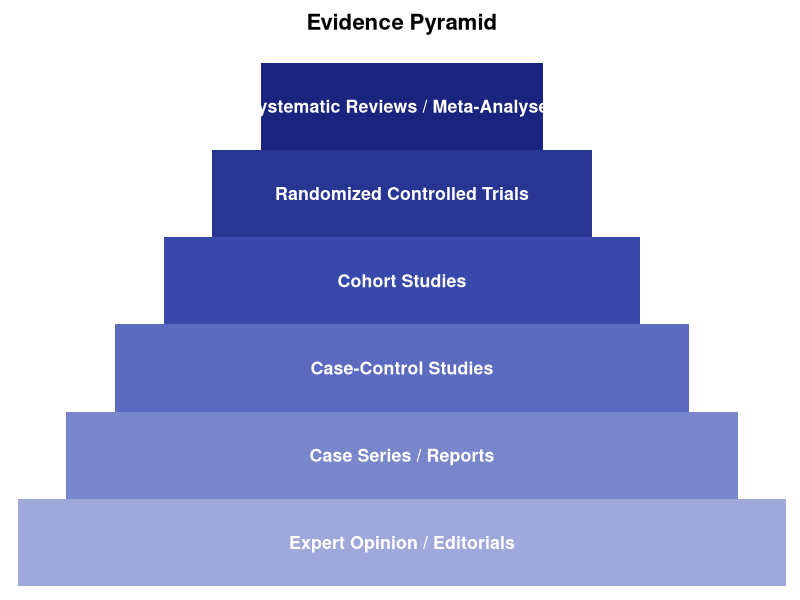
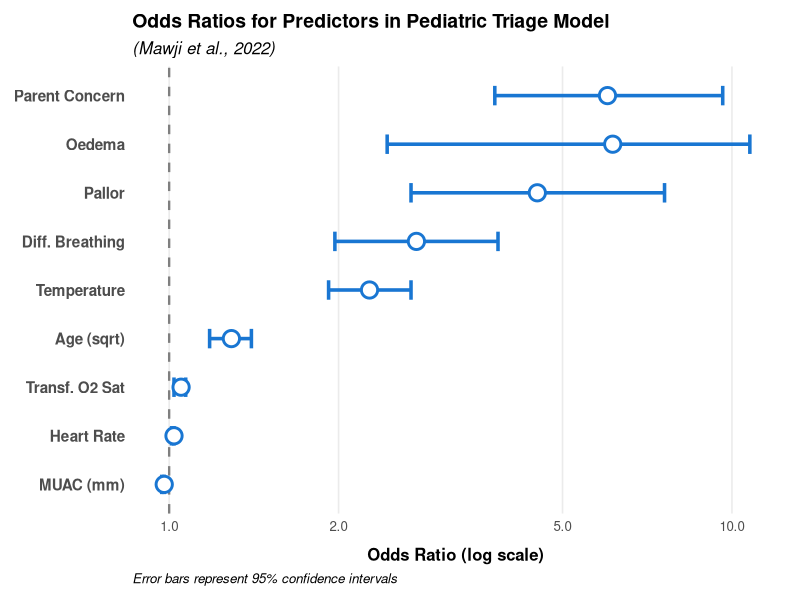
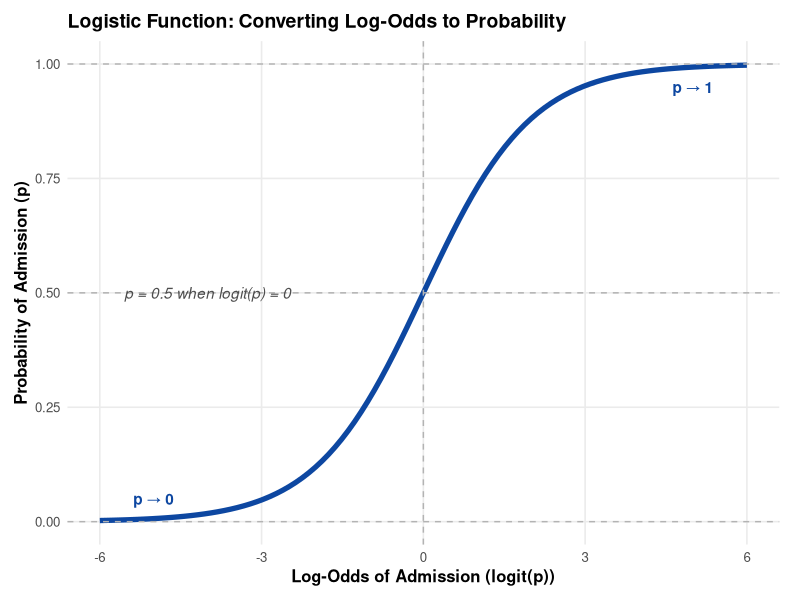
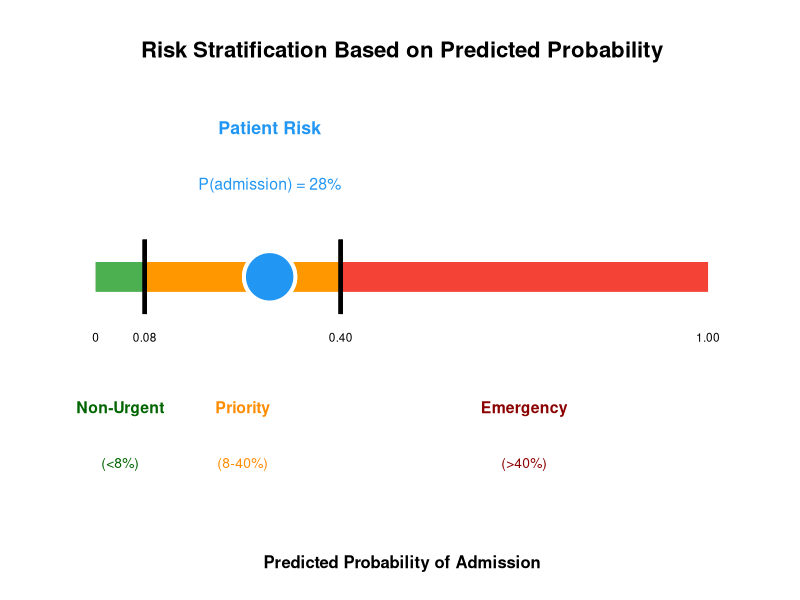
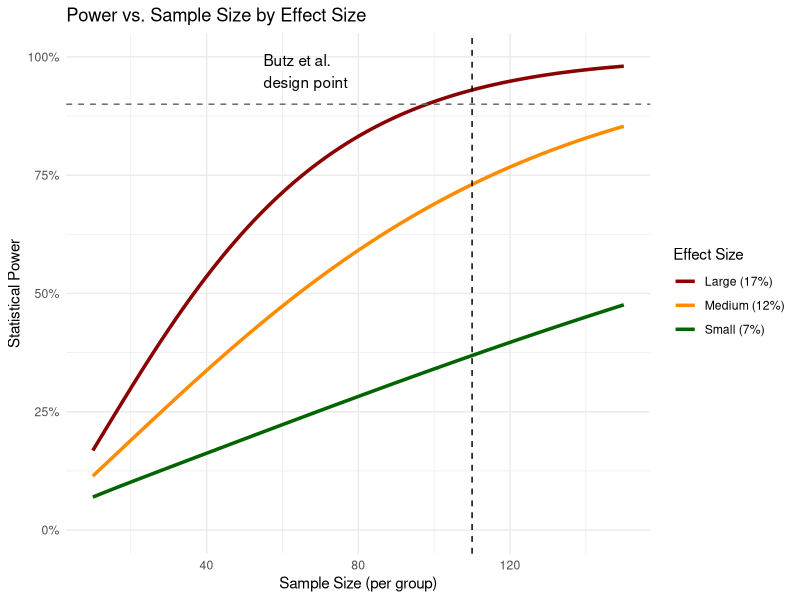
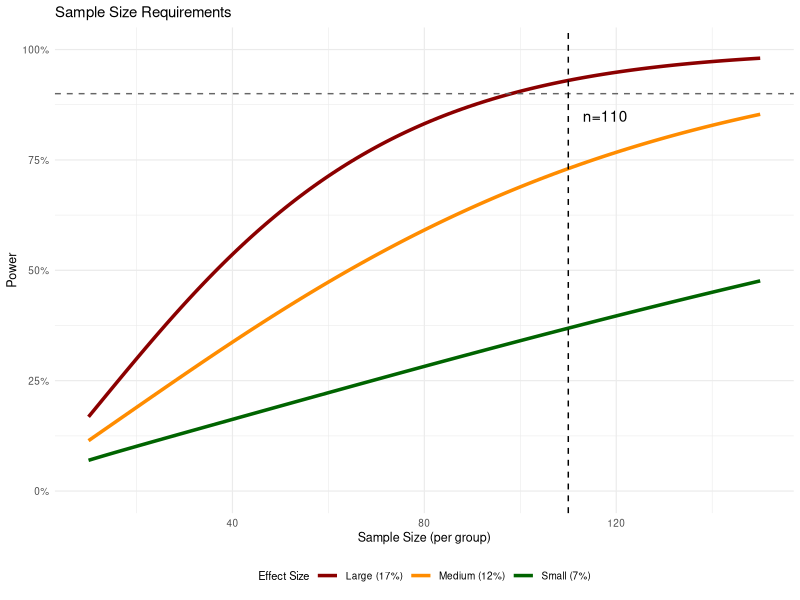
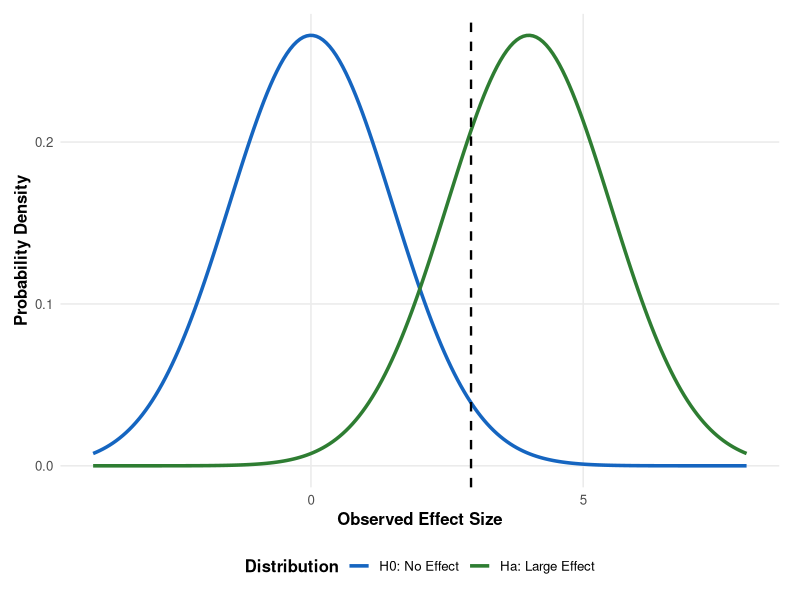
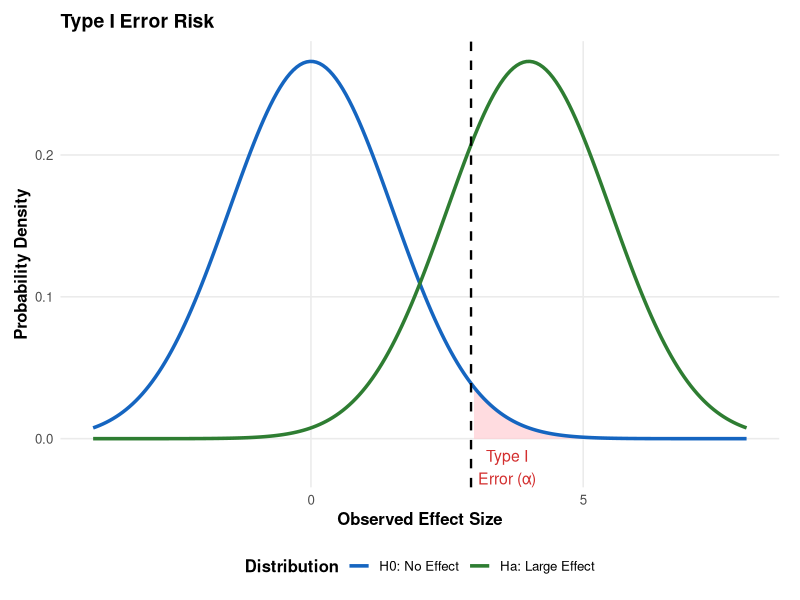

Here is the R script that generated these plots, in order:
## ---- chunk 1
library(ggplot2)

levels_pyr <- c("Systematic Reviews / Meta-Analyses", 
                "Randomized Controlled Trials", 
                "Cohort Studies", 
                "Case-Control Studies", 
                "Case Series / Reports",
                "Expert Opinion / Editorials")

df_pyr <- data.frame(
  Level = factor(levels_pyr, levels = rev(levels_pyr)),
  Value = 6:1,
  ymin = c(5, 4, 3, 2, 1, 0),
  ymax = c(5.8, 6.8, 7.8, 8.8, 9.8, 10.8) 
)

# Enhanced color palette for better contrast
blue_palette_pyr <- rev(c("#1a237e", "#283593", "#3949ab", "#5c6bc0", "#7986cb", "#9fa8da"))

ggplot(df_pyr, aes(xmin = 0, xmax = Value, ymin = ymin-2.5, ymax = ymax+2.5, fill = Level)) +
  geom_rect() +
  coord_flip() +
  scale_fill_manual(values = blue_palette_pyr) +
  scale_y_continuous(breaks = NULL, expand = c(0, 0)) +
  scale_x_continuous(expand = c(0, 0), limits = c(0, 6), labels = NULL) +
  theme_minimal() +
  theme(
    axis.title = element_blank(),
    axis.text = element_blank(),
    axis.ticks = element_blank(),
    legend.position = "none",
    panel.grid = element_blank(),
    plot.margin = margin(10, 10, 10, 10),
    plot.background = element_rect(fill = "white", color = NA)
  ) +
  geom_text(
    aes(x = Value - 0.5, y = (ymin + ymax) / 2, label = Level),
    hjust = 0.5, vjust = 0.5, size = 4.5, color = "white", fontface = "bold"
  ) +
  labs(title = "Evidence Pyramid") +
  theme(plot.title = element_text(hjust = 0.5, size = 16, face = "bold", margin = margin(b = 20)))
## ---- chunk 2
library(ggplot2)
library(dplyr)

predictor_data <- data.frame(
  Predictor = factor(c("Parent Concern", "Oedema", "Pallor", "Diff. Breathing", "Temperature", "Age (sqrt)", "Transf. O2 Sat", "Heart Rate", "MUAC (mm)"), 
                     levels = c("MUAC (mm)", "Heart Rate", "Transf. O2 Sat", "Age (sqrt)", "Temperature", "Diff. Breathing", "Pallor", "Oedema", "Parent Concern")),
  OR = c(6.01, 6.14, 4.51, 2.75, 2.27, 1.29, 1.05, 1.02, 0.98),
  LowerCI = c(3.79, 2.44, 2.69, 1.97, 1.92, 1.18, 1.02, 1.01, 0.97),
  UpperCI = c(9.63, 10.76, 7.59, 3.84, 2.69, 1.40, 1.07, 1.02, 0.98)
)

# Enhanced plot with better colors and readability
ggplot(predictor_data, aes(x = OR, y = Predictor)) +
  geom_vline(xintercept = 1, linetype = "dashed", color = "grey50", linewidth = 0.8) +
  geom_errorbarh(aes(xmin = LowerCI, xmax = UpperCI), height = 0.4, color = "#1976d2", linewidth = 1.2) +
  geom_point(size = 4.5, color = "#1976d2", fill = "white", shape = 21, stroke = 1.5) +
  scale_x_log10(breaks = c(0.1, 0.5, 1, 2, 5, 10), labels = scales::label_number(accuracy = 0.1)) +
  labs(
    title = "Odds Ratios for Predictors in Pediatric Triage Model",
    subtitle = "(Mawji et al., 2022)",
    x = "Odds Ratio (log scale)", 
    y = NULL,
    caption = "Error bars represent 95% confidence intervals"
  ) +
  theme_minimal(base_size = 12) +
  theme(
    panel.grid.minor = element_blank(),
    panel.grid.major.y = element_blank(),
    axis.text.y = element_text(size = 11, face = "bold"),
    plot.title = element_text(face = "bold", size = 14),
    plot.subtitle = element_text(face = "italic", size = 12),
    plot.caption = element_text(hjust = 0, face = "italic"),
    axis.title.x = element_text(margin = margin(t = 10), face = "bold"),
    plot.margin = margin(10, 15, 10, 10)
  )
## ---- chunk 3
library(ggplot2)
logit_vals <- seq(-6, 6, length.out = 100)
prob_vals <- 1 / (1 + exp(-logit_vals))
sigmoid_df <- data.frame(LogitP = logit_vals, Probability = prob_vals)

ggplot(sigmoid_df, aes(x = LogitP, y = Probability)) +
  geom_line(color = "#0d47a1", size = 1.8) +
  geom_hline(yintercept = c(0, 0.5, 1), linetype = "dashed", color = "grey70") +
  geom_vline(xintercept = 0, linetype = "dashed", color = "grey70") +
  labs(
    title = "Logistic Function: Converting Log-Odds to Probability",
    x = "Log-Odds of Admission (logit(p))",
    y = "Probability of Admission (p)"
  ) +
  theme_minimal(base_size = 12) +
  theme(
    panel.grid.minor = element_blank(),
    axis.title = element_text(face = "bold"),
    plot.title = element_text(face = "bold", size = 14),
    plot.subtitle = element_text(face = "italic"),
    panel.background = element_rect(fill = "white", color = NA),
    plot.background = element_rect(fill = "white", color = NA),
    plot.margin = margin(10, 15, 10, 10)
  ) +
  annotate("text", x = 5, y = 0.95, label = "p → 1", color = "#0d47a1", fontface = "bold") +
  annotate("text", x = -5, y = 0.05, label = "p → 0", color = "#0d47a1", fontface = "bold") +
  annotate("text", x = -4, y = 0.5, label = "p = 0.5 when logit(p) = 0", 
           color = "grey30", fontface = "italic")
## ---- chunk 4
# Calculate example patient's probability
intercept <- -32.888
coef_sqrt_age <- 0.252
coef_hr <- 0.016
coef_temp <- 0.819
coef_muac_mm <- -0.022
coef_transformed_o2 <- 0.048
coef_parent_concern <- 1.793
coef_diff_breathing <- 1.012
coef_oedema <- 1.814
coef_pallor <- 1.506

age_months <- 12
hr <- 140
temp_c <- 38.5
muac_mm_val <- 130
spo2_val <- 92
transformed_o2_value <- 70.103 * log10(101.687 - spo2_val) - 55.833
parent_concern_val <- 1
diff_breathing_val <- 1
oedema_val <- 0
pallor_val <- 1

logit_p_mawji <- intercept +
  (coef_sqrt_age * sqrt(age_months)) +
  (coef_hr * hr) +
  (coef_temp * temp_c) +
  (coef_muac_mm * muac_mm_val) +
  (coef_transformed_o2 * transformed_o2_value) +
  (coef_parent_concern * parent_concern_val) +
  (coef_diff_breathing * diff_breathing_val) +
  (coef_oedema * oedema_val) +
  (coef_pallor * pallor_val)

prob_admission_mawji <- exp(logit_p_mawji) / (1 + exp(logit_p_mawji))
## ---- chunk 5
library(ggplot2)
risk_df <- data.frame(x = c(0, 1))
patient_prob <- 0.284  # Using the calculated probability from previous chunk

ggplot(risk_df, aes(x = x, y = 0)) +
  # Base line with rounded ends
  geom_segment(aes(x = 0, xend = 1, y = 0, yend = 0), 
               linewidth = 10, color = "#e0e0e0", 
               lineend = "butt") +
  
  # Color segments - adjusting the Non-Urgent segment to extend all the way left
  geom_segment(aes(x = 0.40, xend = 1, y = 0, yend = 0), 
               linewidth = 10, color = "#f44336", 
               lineend = "butt", linejoin = "round") + # Flat on left, round on right
  geom_segment(aes(x = 0.08, xend = 0.40, y = 0, yend = 0), 
               linewidth = 10, color = "#ff9800", lineend = "butt") +
  geom_segment(aes(x = 0, xend = 0.08, y = 0, yend = 0), 
               linewidth = 10, color = "#4caf50", 
               lineend = "butt", linejoin = "round") + # Round on left edge
  
  # Add black lines at thresholds
  geom_segment(aes(x = 0.08, xend = 0.08, y = -0.02, yend = 0.02), 
               linewidth = 1.5, color = "black") +
  geom_segment(aes(x = 0.40, xend = 0.40, y = -0.02, yend = 0.02), 
               linewidth = 1.5, color = "black") +
  
  # Patient marker - blue circle with white border
  geom_point(aes(x = patient_prob, y = 0), color = "white", size = 16, shape = 21, 
             fill = "#2196f3", stroke = 2) +
  
  # Patient probability label
  annotate("text", x = patient_prob, y = 0.08, 
           label = "Patient Risk", 
           color = "#2196f3", fontface = "bold", size = 4.5) +
  annotate("text", x = patient_prob, y = 0.05, 
           label = paste0("P(admission) = 28%"), 
           color = "#2196f3", size = 4) +
  
  # Category labels - larger and more distinct
  annotate("text", x = 0.04, y = -0.07, label = "Non-Urgent", color = "darkgreen", 
           fontface = "bold", size = 4) +
  annotate("text", x = 0.04, y = -0.10, label = "(<8%)", color = "darkgreen", size = 3.5) +
  
  annotate("text", x = 0.24, y = -0.07, label = "Priority", color = "darkorange", 
           fontface = "bold", size = 4) +
  annotate("text", x = 0.24, y = -0.10, label = "(8-40%)", color = "darkorange", size = 3.5) +
  
  annotate("text", x = 0.70, y = -0.07, label = "Emergency", color = "darkred", 
           fontface = "bold", size = 4) +
  annotate("text", x = 0.70, y = -0.10, label = "(>40%)", color = "darkred", size = 3.5) +
  
  # Values at key points
  annotate("text", x = 0, y = -0.03, label = "0", size = 3, vjust = 1) +
  annotate("text", x = 0.08, y = -0.03, label = "0.08", size = 3, vjust = 1) +
  annotate("text", x = 0.40, y = -0.03, label = "0.40", size = 3, vjust = 1) +
  annotate("text", x = 1, y = -0.03, label = "1.00", size = 3, vjust = 1) +
  
  # Scales and theme
  scale_x_continuous(limits = c(-0.05, 1.05), breaks = NULL) +
  scale_y_continuous(limits = c(-0.12, 0.10)) +
  theme_minimal() +
  theme(
    axis.title.y = element_blank(), 
    axis.text.y = element_blank(), 
    axis.ticks = element_blank(), 
    panel.grid = element_blank(),
    axis.title.x = element_text(face = "bold", size = 12, margin = margin(t = 25)),
    plot.title = element_text(face = "bold", size = 16, hjust = 0.5),
    plot.subtitle = element_text(hjust = 0.5, size = 12),
    plot.margin = margin(30, 20, 20, 20)
  ) +
  labs(
    title = "Risk Stratification Based on Predicted Probability",
    x = "Predicted Probability of Admission"
  )
## ---- chunk 6
library(ggplot2)

# Create data frame for power curves
sample_sizes <- seq(10, 150, by=1)
effect_small <- power.prop.test(p1=0.92, p2=0.85, power=NULL, 
                                n=sample_sizes, sig.level=0.05)$power
effect_medium <- power.prop.test(p1=0.92, p2=0.80, power=NULL, 
                                 n=sample_sizes, sig.level=0.05)$power
effect_large <- power.prop.test(p1=0.92, p2=0.75, power=NULL, 
                                n=sample_sizes, sig.level=0.05)$power

df <- data.frame(
  sample_size = rep(sample_sizes, 3),
  power = c(effect_small, effect_medium, effect_large),
  effect = rep(c("Small (7%)", "Medium (12%)", "Large (17%)"), 
               each=length(sample_sizes))
)

# Plot power curves
ggplot(df, aes(x=sample_size, y=power, color=effect)) +
  geom_line(size=1.2) +
  geom_hline(yintercept=0.9, linetype="dashed", color="gray40") +
  geom_vline(xintercept=110, linetype="dashed", color="black") +
  scale_y_continuous(limits=c(0,1), labels=scales::percent) +
  scale_color_manual(values=c("darkred", "darkorange", "darkgreen")) +
  labs(title="Power vs. Sample Size by Effect Size",
       x="Sample Size (per group)",
       y="Statistical Power",
       color="Effect Size") +
  annotate("text", x=55, y=0.97, label="Butz et al.\ndesign point", hjust=0) +
  theme_minimal()
## ---- chunk 7
library(ggplot2)

# Create data frame for power curves
sample_sizes <- seq(10, 150, by=1)
effect_small <- power.prop.test(p1=0.92, p2=0.85, power=NULL, 
                                n=sample_sizes, sig.level=0.05)$power
effect_medium <- power.prop.test(p1=0.92, p2=0.80, power=NULL, 
                                 n=sample_sizes, sig.level=0.05)$power
effect_large <- power.prop.test(p1=0.92, p2=0.75, power=NULL, 
                                n=sample_sizes, sig.level=0.05)$power

df <- data.frame(
  sample_size = rep(sample_sizes, 3),
  power = c(effect_small, effect_medium, effect_large),
  effect = rep(c("Small (7%)", "Medium (12%)", "Large (17%)"), 
               each=length(sample_sizes))
)

# Plot power curves
ggplot(df, aes(x=sample_size, y=power, color=effect)) +
  geom_line(size=1.2) +
  geom_hline(yintercept=0.9, linetype="dashed", color="gray40") +
  geom_vline(xintercept=110, linetype="dashed", color="black") +
  scale_y_continuous(limits=c(0,1), labels=scales::percent) +
  scale_color_manual(values=c("darkred", "darkorange", "darkgreen")) +
  labs(title="Sample Size Requirements",
       x="Sample Size (per group)",
       y="Power",
       color="Effect Size") +
  annotate("text", x=113, y=0.85, label="n=110", hjust=0) +
  theme_minimal(base_size=9) +
  theme(legend.position="bottom", legend.title=element_text(size=8))
## ---- chunk 8
library(ggplot2)
x_power <- seq(-4, 8, length.out = 200)
null_dist <- dnorm(x_power, mean = 0, sd = 1.5)
alt_dist_large_effect <- dnorm(x_power, mean = 4, sd = 1.5) 
crit_val <- qnorm(0.975, mean = 0, sd = 1.5) 

power_df <- data.frame(x = x_power, 
                       null = null_dist, 
                       alt_large = alt_dist_large_effect)

ggplot(power_df, aes(x = x)) +
  # Add distribution lines
  geom_line(aes(y = null, color = "H0: No Effect"), linewidth = 1.2) +
  geom_line(aes(y = alt_large, color = "Ha: Large Effect"), linewidth = 1.2) +
  # Critical value line
  geom_vline(xintercept = crit_val, linetype = "dashed", color = "black", linewidth = 0.8) +
  # Scales and theme
  scale_color_manual(values = c("H0: No Effect" = "#1565c0", "Ha: Large Effect" = "#2e7d32")) +
  labs(
    x = "Observed Effect Size", 
    y = "Probability Density",
    color = "Distribution"
  ) +
  theme_minimal(base_size = 12) +
  theme(
    legend.position = "bottom",
    legend.title = element_text(face = "bold"),
    panel.grid.minor = element_blank(),
    axis.title = element_text(face = "bold"),
    plot.margin = margin(10, 15, 10, 10)
  )
## ---- chunk 9
library(ggplot2)
x_power <- seq(-4, 8, length.out = 200)
null_dist <- dnorm(x_power, mean = 0, sd = 1.5)
alt_dist_large_effect <- dnorm(x_power, mean = 4, sd = 1.5) 
crit_val <- qnorm(0.975, mean = 0, sd = 1.5) 

power_df <- data.frame(x = x_power, 
                       null = null_dist, 
                       alt_large = alt_dist_large_effect)

ggplot(power_df, aes(x = x)) +
  # Add alpha shaded region
  geom_ribbon(data = subset(power_df, x >= crit_val), 
              aes(ymax = null, ymin = 0), fill = "#ffcdd2", alpha = 0.7) +
  # Add distribution lines
  geom_line(aes(y = null, color = "H0: No Effect"), linewidth = 1.2) +
  geom_line(aes(y = alt_large, color = "Ha: Large Effect"), linewidth = 1.2) +
  # Critical value line
  geom_vline(xintercept = crit_val, linetype = "dashed", color = "black", linewidth = 0.8) +
  # Annotations for alpha
  annotate("text", x = 3.6, y = -0.02, label = "Type I\nError (α)", color = "#d32f2f", size = 4) +
  # Scales and theme
  scale_color_manual(values = c("H0: No Effect" = "#1565c0", "Ha: Large Effect" = "#2e7d32")) +
  labs(
    title = "Type I Error Risk",
    x = "Observed Effect Size", 
    y = "Probability Density",
    color = "Distribution"
  ) +
  coord_cartesian(clip = "off") +
  theme_minimal(base_size = 12) +
  theme(
    legend.position = "bottom",
    legend.title = element_text(face = "bold"),
    panel.grid.minor = element_blank(),
    plot.title = element_text(face = "bold", size = 14),
    axis.title = element_text(face = "bold"),
    plot.margin = margin(10, 15, 10, 10)
  )
## ---- chunk 10
library(ggplot2)
x_power <- seq(-4, 8, length.out = 200)
null_dist <- dnorm(x_power, mean = 0, sd = 1.5)
alt_dist_large_effect <- dnorm(x_power, mean = 4, sd = 1.5) 
crit_val <- qnorm(0.975, mean = 0, sd = 1.5) 

power_df <- data.frame(x = x_power, 
                       null = null_dist, 
                       alt_large = alt_dist_large_effect)

ggplot(power_df, aes(x = x)) +
  # Add beta shaded region
  geom_ribbon(data = subset(power_df, x <= crit_val), 
              aes(ymax = alt_large, ymin = 0), fill = "#bbdefb", alpha = 0.7) +
  # Add power shaded region
  geom_ribbon(data = subset(power_df, x >= crit_val), 
              aes(ymax = alt_large, ymin = 0), fill = "#c8e6c9", alpha = 0.7) +
  # Add distribution lines
  geom_line(aes(y = null, color = "H0: No Effect"), linewidth = 1.2) +
  geom_line(aes(y = alt_large, color = "Ha: Large Effect"), linewidth = 1.2) +
  # Critical value line
  geom_vline(xintercept = crit_val, linetype = "dashed", color = "black", linewidth = 0.8) +
  # Annotations
  annotate("text", x = 2.0, y = 0.03, label = "Type II\nError (β)", color = "#1565c0", size = 5) +
  annotate("text", x = 4.5, y = 0.11, label = "POWER", color = "darkgreen", size = 5, fontface = "bold") +
  # Scales and theme
  scale_color_manual(values = c("H0: No Effect" = "#1565c0", "Ha: Large Effect" = "#2e7d32")) +
  labs(
    title = "Type II Error and Statistical Power",
    x = "Observed Effect Size", 
    y = "Probability Density",
    color = "Distribution"
  ) +
  theme_minimal(base_size = 12) +
  theme(
    legend.position = "bottom",
    legend.title = element_text(face = "bold"),
    panel.grid.minor = element_blank(),
    plot.title = element_text(face = "bold", size = 14),
    axis.title = element_text(face = "bold"),
    plot.margin = margin(10, 15, 10, 10)
  )
## ---- chunk 11
library(ggplot2)
x_power <- seq(-4, 8, length.out = 200)
null_dist <- dnorm(x_power, mean = 0, sd = 1.5)
alt_dist_large_effect <- dnorm(x_power, mean = 4, sd = 1.5) 
crit_val <- qnorm(0.975, mean = 0, sd = 1.5) 

power_df <- data.frame(x = x_power, 
                       null = null_dist, 
                       alt_large = alt_dist_large_effect)

ggplot(power_df, aes(x = x)) +
  # Add shaded regions
  geom_ribbon(data = subset(power_df, x <= crit_val), 
              aes(ymax = alt_large, ymin = 0), fill = "#bbdefb", alpha = 0.5) +
  geom_ribbon(data = subset(power_df, x >= crit_val), 
              aes(ymax = alt_large, ymin = 0), fill = "#c8e6c9", alpha = 0.7) +
  geom_ribbon(data = subset(power_df, x >= crit_val), 
              aes(ymax = null, ymin = 0), fill = "#ffcdd2", alpha = 0.5) +
  # Add distribution lines
  geom_line(aes(y = null, color = "H0: No Effect"), linewidth = 1.2) +
  geom_line(aes(y = alt_large, color = "Ha: Large Effect"), linewidth = 1.2) +
  # Critical value line
  geom_vline(xintercept = crit_val, linetype = "dashed", color = "black", linewidth = 0.8) +
  # Annotations
  annotate("text", x = crit_val + 0.5, y = 0.2, label = "Reject H0", hjust = 0, fontface = "bold") +
  annotate("text", x = 3.6, y = -0.02, label = "Type I\nError (α)", color = "#d32f2f", size = 4) +
  annotate("text", x = 2.0, y = 0.03, label = "Type II\nError (β)", color = "#1565c0", size = 5) +
  annotate("text", x = 4.5, y = 0.11, label = "POWER", color = "darkgreen", size = 5, fontface = "bold") +
  # Scales and theme
  scale_color_manual(values = c("H0: No Effect" = "#1565c0", "Ha: Large Effect" = "#2e7d32")) +
  labs(
    title = "Statistical Power: Detecting a True Effect",
    subtitle = "Larger effect sizes and larger samples increase power",
    x = "Observed Effect Size", 
    y = "Probability Density",
    color = "Distribution"
  ) +
  coord_cartesian(clip = "off") +
  theme_minimal(base_size = 12) +
  theme(
    legend.position = "bottom",
    legend.title = element_text(face = "bold"),
    panel.grid.minor = element_blank(),
    plot.title = element_text(face = "bold", size = 14),
    plot.subtitle = element_text(face = "italic"),
    axis.title = element_text(face = "bold"),
    plot.margin = margin(10, 15, 10, 15)  # Added more margin on right side
  )
## ---- chunk 12
library(ggplot2)
x_power <- seq(-4, 8, length.out = 200)
null_dist <- dnorm(x_power, mean = 0, sd = 1.5)
alt_dist_large_effect <- dnorm(x_power, mean = 4, sd = 1.5) 
crit_val <- qnorm(0.975, mean = 0, sd = 1.5) 

power_df <- data.frame(x = x_power, 
                       null = null_dist, 
                       alt_large = alt_dist_large_effect)

ggplot(power_df, aes(x = x)) +
  # Add shaded regions
  geom_ribbon(data = subset(power_df, x <= crit_val), 
              aes(ymax = alt_large, ymin = 0), fill = "#bbdefb", alpha = 0.5) +
  geom_ribbon(data = subset(power_df, x >= crit_val), 
              aes(ymax = alt_large, ymin = 0), fill = "#c8e6c9", alpha = 0.7) +
  geom_ribbon(data = subset(power_df, x >= crit_val), 
              aes(ymax = null, ymin = 0), fill = "#ffcdd2", alpha = 0.5) +
  # Add distribution lines
  geom_line(aes(y = null, color = "Under H0"), linewidth = 1.2) +
  geom_line(aes(y = alt_large, color = "Under H1"), linewidth = 1.2) +
  # Critical value line
  geom_vline(xintercept = crit_val, linetype = "dashed", color = "black") +
  # Annotations
  annotate("text", x = 3.75, y = -0.02, label = "Type I (α)\n5%", color = "#d32f2f", size = 3) +
  annotate("text", x = 2.0, y = 0.02, label = "Type II (β)\n10%", color = "#1565c0", size = 3) +
  annotate("text", x = 4.5, y = 0.08, label = "POWER\n90%", color = "darkgreen", size = 4, fontface = "bold") +
  # Scales and theme
  scale_color_manual(values = c("Under H0" = "#1565c0", "Under H1" = "#2e7d32")) +
  labs(
    title = "90% Power for Butz et al. Study",
    subtitle = "With n=110 per group, 17% effect size, α=0.05",
    x = "Effect Size", 
    y = "Probability",
    color = "Distribution"
  ) +
  theme_minimal(base_size = 10) +
  theme(
    legend.position = "bottom",
    panel.grid.minor = element_blank()
  )
## ---- chunk 13
library(ggplot2)
butz_hr_df <- data.frame(
  Group = "Intervention vs Control",
  HR = 1.10,
  LowerCI = 0.76,
  UpperCI = 1.69
)

ggplot(butz_hr_df, aes(x = HR, y = Group)) +
  geom_vline(xintercept = 1, linetype = "dashed", color = "grey50", linewidth = 0.8) +
  geom_errorbarh(aes(xmin = LowerCI, xmax = UpperCI), height = 0.2, color = "#e57373", linewidth = 1.5) +
  geom_point(size = 5, color = "#e57373", shape = 18) +
  scale_x_continuous(limits=c(0.5, 2.0), breaks=seq(0.5, 2.0, 0.25)) +
  labs(
    title = "Hazard Ratio for >1 ED Visit (Intervention vs Control)",
    subtitle = "Butz et al. (2019) - Overall Group",
    x = "Hazard Ratio (HR)", 
    y = "",
    caption = "95% Confidence Interval: 0.76 to 1.69, p = 0.61"
  ) +
  theme_minimal(base_size = 12) +
  theme(
    axis.text.y = element_text(face = "bold", size = 11),
    panel.grid.minor = element_blank(),
    panel.grid.major.y = element_blank(),
    plot.title = element_text(face = "bold", size = 14),
    plot.subtitle = element_text(face = "italic"),
    axis.title.x = element_text(face = "bold", margin = margin(t = 10)),
    plot.caption = element_text(hjust = 0, face = "italic", color = "grey40"),
    plot.margin = margin(10, 15, 10, 10)
  ) +
  annotate("text", x = 0.965, y = 0.7, angle = 90, label = "No effect", color = "grey50", fontface = "italic")
## ---- chunk 14
library(survival)
library(survminer)

# Assuming we're working with simulated data to match the paper's results
set.seed(123)
n_con_no_shs <- 50 
n_int_no_shs <- 48 

# Create simulated survival times to match published curves
days <- c(0, 50, 100, 150, 200, 250, 300, 350, 365)
prob_con_no_shs <- c(1.00, 0.90, 0.80, 0.70, 0.50, 0.40, 0.35, 0.32, 0.31) 
prob_int_no_shs <- c(1.00, 0.95, 0.90, 0.85, 0.75, 0.65, 0.60, 0.58, 0.56) 

# Generate event times for control group
sim_times_con <- numeric()
for(i in 1:(length(days)-1)) {
  num_events <- round(n_con_no_shs * (prob_con_no_shs[i] - prob_con_no_shs[i+1]))
  if (num_events > 0) sim_times_con <- c(sim_times_con, runif(num_events, days[i], days[i+1]))
}
sim_times_con <- c(sim_times_con, rep(365, n_con_no_shs - length(sim_times_con)))
events_con <- ifelse(sim_times_con < 365, 1, 0)

# Generate event times for intervention group
sim_times_int <- numeric()
for(i in 1:(length(days)-1)) {
  num_events <- round(n_int_no_shs * (prob_int_no_shs[i] - prob_int_no_shs[i+1]))
  if (num_events > 0) sim_times_int <- c(sim_times_int, runif(num_events, days[i], days[i+1]))
}
sim_times_int <- c(sim_times_int, rep(365, n_int_no_shs - length(sim_times_int)))
events_int <- ifelse(sim_times_int < 365, 1, 0)

# Combine data
sim_butz_km_data <- data.frame(
  time = c(sim_times_con, sim_times_int),
  event = c(events_con, events_int),
  group = factor(c(rep("Control (No SHS)", n_con_no_shs), rep("Intervention (No SHS)", n_int_no_shs)))
)

# Create survival fit
fit_butz_km <- survfit(Surv(time, event) ~ group, data = sim_butz_km_data)

# Enhanced Kaplan-Meier plot
ggsurvplot(
  fit_butz_km,
  data = sim_butz_km_data,
  pval = TRUE,
  pval.coord = c(50, 0.2),
  conf.int = TRUE,
  conf.int.alpha = 0.2,
  risk.table = TRUE,
  risk.table.height = 0.3,
  xlab = "Days to Repeat ED Visit",
  ylab = "Probability of No Repeat ED Visit",
  legend.labs = c("Control (No SHS)", "Intervention (No SHS)"),
  palette = c("#e57373", "#64b5f6"),
  ggtheme = theme_minimal(base_size = 11),
  title = "Time to Repeat ED Visit in Children without SHS Exposure",
  subtitle = "Simulated data based on Butz et al. (2019)",
  font.title = c(14, "bold"),
  font.subtitle = c(12, "italic"),
  font.x = c(11, "bold"),
  font.y = c(11, "bold"),
  risk.table.fontsize = 3.8,
  tables.theme = theme_cleantable()
)
## ---- chunk 15
library(ggplot2)
aom_failure_data <- data.frame(
  Group = factor(c("Amox-Clav", "Placebo"), levels = c("Placebo", "Amox-Clav")),
  FailureRate = c(0.186, 0.449),
  Count = c("30/161", "71/158")
)

# Enhanced bar plot with better aesthetic elements
ggplot(aom_failure_data, aes(x = Group, y = FailureRate, fill = Group)) +
  # Add nicer bars with gradient shading
  geom_bar(stat = "identity", width = 0.6, color = "grey30") +
  
  # Add percentage labels on top of bars
  geom_text(aes(label = scales::percent(FailureRate, accuracy = 0.1)), 
            position = position_dodge(width = 0.6), vjust = -0.7, 
            fontface = "bold", size = 5) +
  
  # Add raw count labels inside bars
  geom_text(aes(label = Count, y = FailureRate/2), 
            position = position_dodge(width = 0.6),
            color = "white", fontface = "bold", size = 4) +
  
  # Add arrow showing reduction
  geom_segment(aes(x = 1, xend = 2, y = 0.449, yend = 0.186),
               arrow = arrow(length = unit(0.3, "cm"), type = "closed"),
               color = "grey30", linewidth = 0.8) +
  
  # Add nicer annotation for ARR
  annotate("label", x = 1.5, y = 0.35, 
           label = "26.3% Absolute\nRisk Reduction", 
           fontface = "bold", size = 4,
           fill = "white", alpha = 0.8) +
  
  scale_y_continuous(labels = scales::percent, limits = c(0, 0.55)) +
  scale_fill_manual(values = c("Amox-Clav" = "#4a148c", "Placebo" = "#e65100")) +
  
  labs(
    title = "Treatment Failure Rates in Acute Otitis Media",
    subtitle = "Tähtinen et al. (2011): Double-blind RCT",
    x = "",
    y = "Proportion with Treatment Failure"
  ) +
  
  theme_minimal(base_size = 12) +
  theme(
    legend.position = "none",
    panel.grid.minor = element_blank(),
    panel.grid.major.x = element_blank(),
    axis.text.x = element_text(face = "bold", size = 12),
    plot.title = element_text(face = "bold", size = 14),
    plot.subtitle = element_text(face = "italic"),
    axis.title.y = element_text(face = "bold"),
    plot.margin = margin(15, 15, 10, 15)
  )
## ---- chunk 16
library(ggplot2)
library(gridExtra)

# Create data for visualization
df <- data.frame(
  Group = rep(c("Placebo", "Amox-Clav"), each=2),
  Outcome = rep(c("Success", "Failure"), 2),
  Count = c(158-71, 71, 161-30, 30),
  Percentage = c((158-71)/158, 71/158, (161-30)/161, 30/161)
)

# Create the calculation display
g1 <- ggplot() +
  # Create a blank canvas
  annotate("rect", xmin = 0, xmax = 1, ymin = 0, ymax = 1, fill = "white") +
  
  # Add calculation steps
  annotate("text", x = 0.5, y = 0.9, label = "ARR Calculation", fontface = "bold", size = 6) +
  annotate("text", x = 0.5, y = 0.75, label = "Placebo failure rate - Treatment failure rate", size = 4.5) +
  annotate("text", x = 0.5, y = 0.6, label = "= 44.9% - 18.6%", size = 5) +
  annotate("text", x = 0.5, y = 0.45, label = "= 26.3%", fontface = "bold", size = 6, color = "darkblue") +
  
  # Add ARR interpretation
  annotate("text", x = 0.5, y = 0.25, label = "For every 100 patients treated", size = 4) +
  annotate("text", x = 0.5, y = 0.15, label = "26.3 fewer will experience treatment failure", 
           fontface = "bold", size = 4.5, color = "darkblue") +
  
  # Theme elements
  theme_void() +
  theme(panel.background = element_rect(fill = "#f8f8f8", color = NA),
        plot.margin = margin(10, 10, 10, 10))

# Display the plot
g1
## ---- chunk 17
library(ggplot2)

# Set up data for 4 patients
patient_data <- data.frame(
  x = c(1, 2, 3, 4),
  y = c(1, 1, 1, 1),
  outcome = c("Benefit", "No Benefit", "No Benefit", "No Benefit"),
  description = c("Would fail without\ntreatment but\nsucceeds with it", 
                  "Would succeed\nregardless of\ntreatment", 
                  "Would succeed\nregardless of\ntreatment", 
                  "Would fail\nregardless of\ntreatment")
)

# Create the NNT visualization
ggplot(patient_data, aes(x = x, y = y, fill = outcome)) +
  # Add patient circles
  geom_point(size = 40, shape = 21, color = "gray30") +
  
  # Add text labels
  geom_text(aes(label = "Patient"), y = 1.1, size = 3.5) +
  geom_text(aes(label = x), y = 1.1, vjust = 1.8, fontface = "bold", size = 4) +
  geom_text(aes(label = description), vjust = 0.7, size = 3.2) +
  
  # Add title
  annotate("text", x = 2.5, y = 1.2, 
           label = "Number Needed to Treat (NNT) = 4", 
           size = 6, fontface = "bold") +
  
  # Set colors
  scale_fill_manual(values = c("Benefit" = "#4CAF50", "No Benefit" = "#90A4AE")) +
  
  # Set theme elements
  theme_void() +
  theme(legend.position = "none",
        plot.margin = margin(20, 10, 10, 10)) +
  ylim(0.7, 1.5) +
  xlim(0.5, 4.5)
## ---- chunk 18
library(survival)
library(survminer)

# Simulated data to match the paper's reported proportions
set.seed(123)
n_amox_t <- 161
n_plac_t <- 158
time_amox_t <- ifelse(rbinom(n_amox_t, 1, 0.186) == 1, runif(n_amox_t, 1, 8), 8)
event_amox_t <- ifelse(time_amox_t < 8, 1, 0)
time_plac_t <- ifelse(rbinom(n_plac_t, 1, 0.449) == 1, runif(n_plac_t, 1, 8), 8)
event_plac_t <- ifelse(time_plac_t < 8, 1, 0)

sim_aom_data_t <- data.frame(
  time = c(time_amox_t, time_plac_t),
  event = c(event_amox_t, event_plac_t),
  group = factor(c(rep("Amox-Clav", n_amox_t), rep("Placebo", n_plac_t)))
)

fit_aom_t <- survfit(Surv(time, event) ~ group, data = sim_aom_data_t)

# Enhanced Kaplan-Meier plot
ggsurvplot(
  fit_aom_t,
  data = sim_aom_data_t,
  pval = TRUE,
  pval.coord = c(2, 0.2),
  conf.int = TRUE,
  conf.int.alpha = 0.2,
  risk.table = TRUE,
  risk.table.height = 0.3,
  xlab = "Days to Treatment Failure",
  ylab = "Probability of No Treatment Failure",
  legend.labs = c("Amoxicillin-Clavulanate", "Placebo"),
  palette = c("#9575cd", "#ffb74d"),
  ggtheme = theme_minimal(base_size = 11),
  title = "Time to Treatment Failure in AOM",
  subtitle = "Simulated data based on Tähtinen et al. (2011)",
  font.title = c(14, "bold"),
  font.subtitle = c(12, "italic"),
  font.x = c(11, "bold"),
  font.y = c(11, "bold"),
  risk.table.fontsize = 3.8,
  tables.theme = theme_cleantable(),
  surv.scale = "percent"
)
